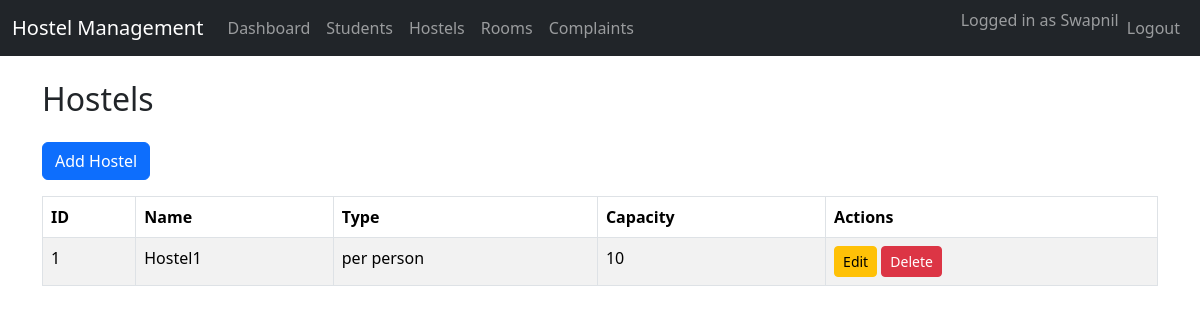
Page /hostels (signed in) on the committed database.
### app/models/hostel.py (models this page shows, shortened)
class Hostel(db.Model):
    __tablename__ = "hostels"
    id = db.Column(db.Integer, primary_key=True)
    name = db.Column(db.String(100), nullable=False)
    type = db.Column(db.String(50))  # Male/Female
    capacity = db.Column(db.Integer)
    rooms = db.relationship("Room", backref="hostel", lazy=True)

### app/__init__.py (the view)
    @app.route("/hostels")
    @login_required
    @admin_required
    def hostels_web():
        from app.models.hostel import Hostel
        hostels = Hostel.query.all()
        return render_template("hostels.html", hostels=hostels)

### app/templates/hostels.html (shortened to what this page needs)
{% extends 'base.html' %}
{% block content %}
<h2 class="mb-4">Hostels</h2>
<a href="/hostels/add" class="btn btn-primary mb-3">Add Hostel</a>
<table class="table table-bordered table-striped">
  <thead>
    <tr>
      <th>ID</th>
      <th>Name</th>
      <th>Type</th>
      <th>Capacity</th>
      <th>Actions</th>
    </tr>
  </thead>
  <tbody>
    {% for h in hostels %}
    <tr>
      <td>{{ h.id }}</td>
      <td>{{ h.name }}</td>
      <td>{{ h.type }}</td>
      <td>{{ h.capacity }}</td>
      <td>
        <a href="/hostels/edit/{{ h.id }}" class="btn btn-sm btn-warning">Edit</a>
        <a href="/hostels/delete/{{ h.id }}" class="btn btn-sm btn-danger" onclick="return confirm('Delete this hostel?');">Delete</a>
      </td>
    </tr>
    {% else %}
    <tr><td colspan="5">No hostels found.</td></tr>
    {% endfor %}
  </tbody>
</table>
{% endblock %}

### rows in the picture
Hostel: id "1", name "Hostel1", type "per person", capacity "10"

### other values in the picture
{{ session['username'] }} "Swapnil"
